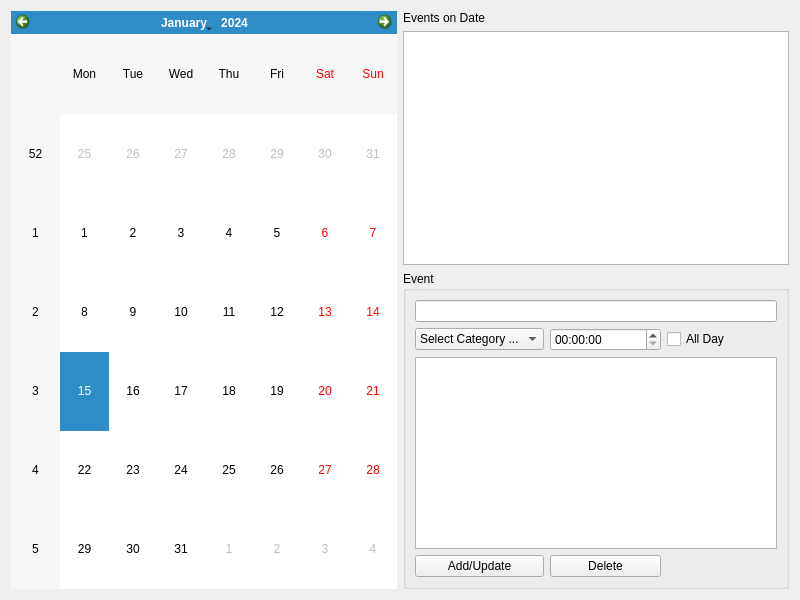
<?xml version="1.0" encoding="UTF-8"?>
<ui version="4.0">
 <class>MainWindow</class>
 <widget class="QWidget" name="MainWindow">
  <property name="geometry">
   <rect>
    <x>0</x>
    <y>0</y>
    <width>800</width>
    <height>600</height>
   </rect>
  </property>
  <property name="windowTitle">
   <string>My Calendar App</string>
  </property>
  <layout class="QHBoxLayout" name="horizontalLayout">
   <item>
    <widget class="QCalendarWidget" name="calendar">
     <property name="sizePolicy">
      <sizepolicy hsizetype="Expanding" vsizetype="Expanding">
       <horstretch>0</horstretch>
       <verstretch>0</verstretch>
      </sizepolicy>
     </property>
    </widget>
   </item>
   <item>
    <layout class="QVBoxLayout" name="verticalLayout">
     <item>
      <widget class="QLabel" name="label">
       <property name="text">
        <string>Events on Date</string>
       </property>
      </widget>
     </item>
     <item>
      <widget class="QListView" name="event_list"/>
     </item>
     <item>
      <widget class="QGroupBox" name="groupBox">
       <property name="title">
        <string>Event</string>
       </property>
       <layout class="QGridLayout" name="gridLayout">
        <item row="0" column="0" colspan="3">
         <widget class="QLineEdit" name="lineEdit"/>
        </item>
        <item row="2" column="0" colspan="3">
         <widget class="QTextEdit" name="event_detail"/>
        </item>
        <item row="1" column="1">
         <widget class="QTimeEdit" name="event_time"/>
        </item>
        <item row="1" column="2">
         <widget class="QCheckBox" name="allday_check">
          <property name="text">
           <string>All Day</string>
          </property>
         </widget>
        </item>
        <item row="1" column="0">
         <widget class="QComboBox" name="event_category">
          <item>
           <property name="text">
            <string>Select Category ...</string>
           </property>
          </item>
          <item>
           <property name="text">
            <string>New ...</string>
           </property>
          </item>
          <item>
           <property name="text">
            <string>Work</string>
           </property>
          </item>
          <item>
           <property name="text">
            <string>Doctor</string>
           </property>
          </item>
          <item>
           <property name="text">
            <string>Meeting</string>
           </property>
          </item>
         </widget>
        </item>
        <item row="3" column="0">
         <widget class="QPushButton" name="add_button">
          <property name="text">
           <string>Add/Update</string>
          </property>
         </widget>
        </item>
        <item row="3" column="1">
         <widget class="QPushButton" name="del_button">
          <property name="text">
           <string>Delete</string>
          </property>
         </widget>
        </item>
       </layout>
      </widget>
     </item>
    </layout>
   </item>
  </layout>
 </widget>
 <resources/>
 <connections/>
</ui>
